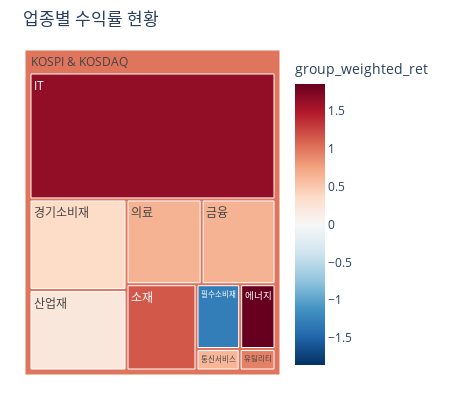

This figure's notebook cell:
### Code cell
chart_name = '업종별 수익률 현황'

# Without sqrt scaling
treemap_fig = px.treemap(
    group_tree_df, 
    title=chart_name,
    path=[
        px.Constant('KOSPI & KOSDAQ'),
        grouping_colname,
    ],
    # values='sqrt_marcap',
    values='marcap',
    color='group_weighted_ret',
    # hover_data=[],
    # color_discrete_sequence=,
    color_continuous_scale='RdBu_r',
    color_continuous_midpoint=0,
)

treemap_fig.update_layout(
    margin=dict(t=50, l=25, b=25),
    width=300+150,
    height=400,
    legend=dict(orientation='h'),
    )
treemap_fig.show()

### Figure 1 — Plotly figure (JSON) as saved in the notebook; plotly's stock layout.template omitted (floating-point values rounded to 4 significant figures)
{"data": [{"branchvalues": "total", "customdata": [[1.649], [0.3642], [0.645], [0.2108], [1.159], [1.858], [0.9403], [0.6465], [0.6229], [-1.286], [1.001]], "domain": {"x": [0, 1], "y": [0, 1]}, "hovertemplate": "labels=%{label}<br>marcap=%{value}<br>parent=%{parent}<br>id=%{id}<br>group_weighted_ret=%{color}<extra></extra>", "ids": ["KOSPI & KOSDAQ/IT", "KOSPI & KOSDAQ/경기소비재", "KOSPI & KOSDAQ/금융", "KOSPI & KOSDAQ/산업재", "KOSPI & KOSDAQ/소재", "KOSPI & KOSDAQ/에너지", "KOSPI & KOSDAQ/유틸리티", "KOSPI & KOSDAQ/의료", "KOSPI & KOSDAQ/통신서비스", "KOSPI & KOSDAQ/필수소비재", "KOSPI & KOSDAQ"], "labels": ["IT", "경기소비재", "금융", "산업재", "소재", "에너지", "유틸리티", "의료", "통신서비스", "필수소비재", "KOSPI & KOSDAQ"], "marker": {"coloraxis": "coloraxis", "colors": [1.649, 0.3642, 0.645, 0.2108, 1.159, 1.858, 0.9403, 0.6465, 0.6229, -1.286, 1.001]}, "name": "", "parents": ["KOSPI & KOSDAQ", "KOSPI & KOSDAQ", "KOSPI & KOSDAQ", "KOSPI & KOSDAQ", "KOSPI & KOSDAQ", "KOSPI & KOSDAQ", "KOSPI & KOSDAQ", "KOSPI & KOSDAQ", "KOSPI & KOSDAQ", "KOSPI & KOSDAQ", ""], "type": "treemap", "values": [988308188040426, 278176952312022, 198116507401157, 247013350910306, 191115561956980, 72484803283560, 24356205237850, 201498947115805, 29345532796820, 89535917004064, 2319951966058990]}], "layout": {"coloraxis": {"cmid": 0, "colorbar": {"title": {"text": "group_weighted_ret"}}, "colorscale": [[0, "rgb(5,48,97)"], [0.1, "rgb(33,102,172)"], [0.2, "rgb(67,147,195)"], [0.3, "rgb(146,197,222)"], [0.4, "rgb(209,229,240)"], [0.5, "rgb(247,247,247)"], [0.6, "rgb(253,219,199)"], [0.7, "rgb(244,165,130)"], [0.8, "rgb(214,96,77)"], [0.9, "rgb(178,24,43)"], [1, "rgb(103,0,31)"]]}, "height": 400, "legend": {"orientation": "h", "tracegroupgap": 0}, "margin": {"b": 25, "l": 25, "t": 50}, "title": {"text": "업종별 수익률 현황"}, "width": 450}}
